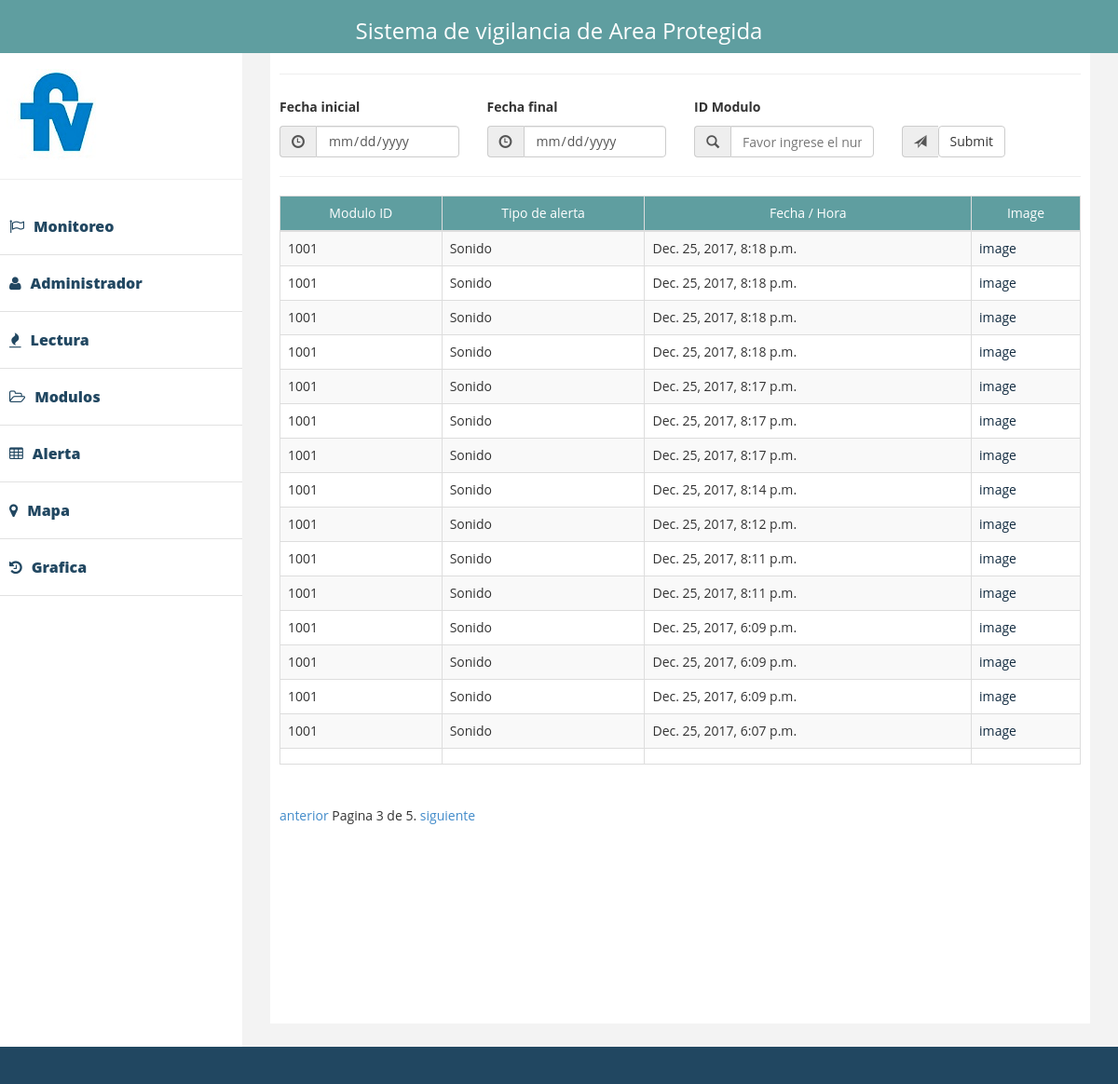
Screenshot of /interface/media/?page=3 with the database file from the repository.
### interface/models.py (models this page shows)
class Alertas(models.Model):
    modulo = models.CharField(max_length=8, null = True)
    Tipo = models.CharField(max_length= 30, null=True)
    tiempo = models.DateTimeField(auto_now=True, null=True)
    alert_image = models.ImageField(blank=True, null=True,
                    upload_to="photos/%Y/%m/%D")

### interface/views.py (the view)
def alerta(request):
    context = querrys(request, Alertas)
    return render(request, 'alerts.html', context)

### templates/alerts.html (shortened to what this page needs)
{% extends 'index.html' %}
{% block table %}
    <thead id="head-th">
    <hr/>
    <tr>
        <td>Modulo ID</td>
        <td>Tipo de alerta</td>
        <td>Fecha / Hora</td>
        <td>Image</td>
    </tr>
    </thead>
    <tbody>
    {% for ob in Object_list %}
        <tr>
            <td>{{ ob.modulo }}</td>
            <td>{{ ob.Tipo }}</td>
            <td>{{ ob.tiempo }}</td>
            <td>
                <a href='{{ ob.alert_image }}' style="color: #122b40" target="_blank">image</a>
            </td>
        </tr>
    {% endfor %}
    <td>{{ ob.modulo }}</td>
    <td>{{ ob.Tipo }}</td>
    <td>{{ ob.tiempo }}</td>
    <td>{{ ob.alert_image }}</td>
    </tbody>
{% endblock %}

### static/assets/css/custom.css (style rules this page uses)
body { font-family: 'Open Sans', sans-serif; line-height:30px; }

### static/css/styles.css (style rules this page uses)
#head-th { background-color: cadetblue; color: white; text-align: center; }
html, body { height: 100%; margin: 0; padding: 0; }

### rows the page displays
Alertas: modulo "1001", Tipo "Sonido", tiempo "Dec. 25, 2017, 8:18 p.m."
Alertas: modulo "1001", Tipo "Sonido", tiempo "Dec. 25, 2017, 8:18 p.m."
Alertas: modulo "1001", Tipo "Sonido", tiempo "Dec. 25, 2017, 8:18 p.m."
Alertas: modulo "1001", Tipo "Sonido", tiempo "Dec. 25, 2017, 8:18 p.m."
Alertas: modulo "1001", Tipo "Sonido", tiempo "Dec. 25, 2017, 8:17 p.m."
Alertas: modulo "1001", Tipo "Sonido", tiempo "Dec. 25, 2017, 8:17 p.m."
Alertas: modulo "1001", Tipo "Sonido", tiempo "Dec. 25, 2017, 8:17 p.m."
Alertas: modulo "1001", Tipo "Sonido", tiempo "Dec. 25, 2017, 8:14 p.m."
Alertas: modulo "1001", Tipo "Sonido", tiempo "Dec. 25, 2017, 8:12 p.m."
Alertas: modulo "1001", Tipo "Sonido", tiempo "Dec. 25, 2017, 8:11 p.m."
Alertas: modulo "1001", Tipo "Sonido", tiempo "Dec. 25, 2017, 8:11 p.m."
Alertas: modulo "1001", Tipo "Sonido", tiempo "Dec. 25, 2017, 6:09 p.m."
Alertas: modulo "1001", Tipo "Sonido", tiempo "Dec. 25, 2017, 6:09 p.m."
Alertas: modulo "1001", Tipo "Sonido", tiempo "Dec. 25, 2017, 6:09 p.m."
Alertas: modulo "1001", Tipo "Sonido", tiempo "Dec. 25, 2017, 6:07 p.m."

### other values shown
{{ Object_list.number }} "3"
{{ Object_list.paginator.num_pages }} "5"
